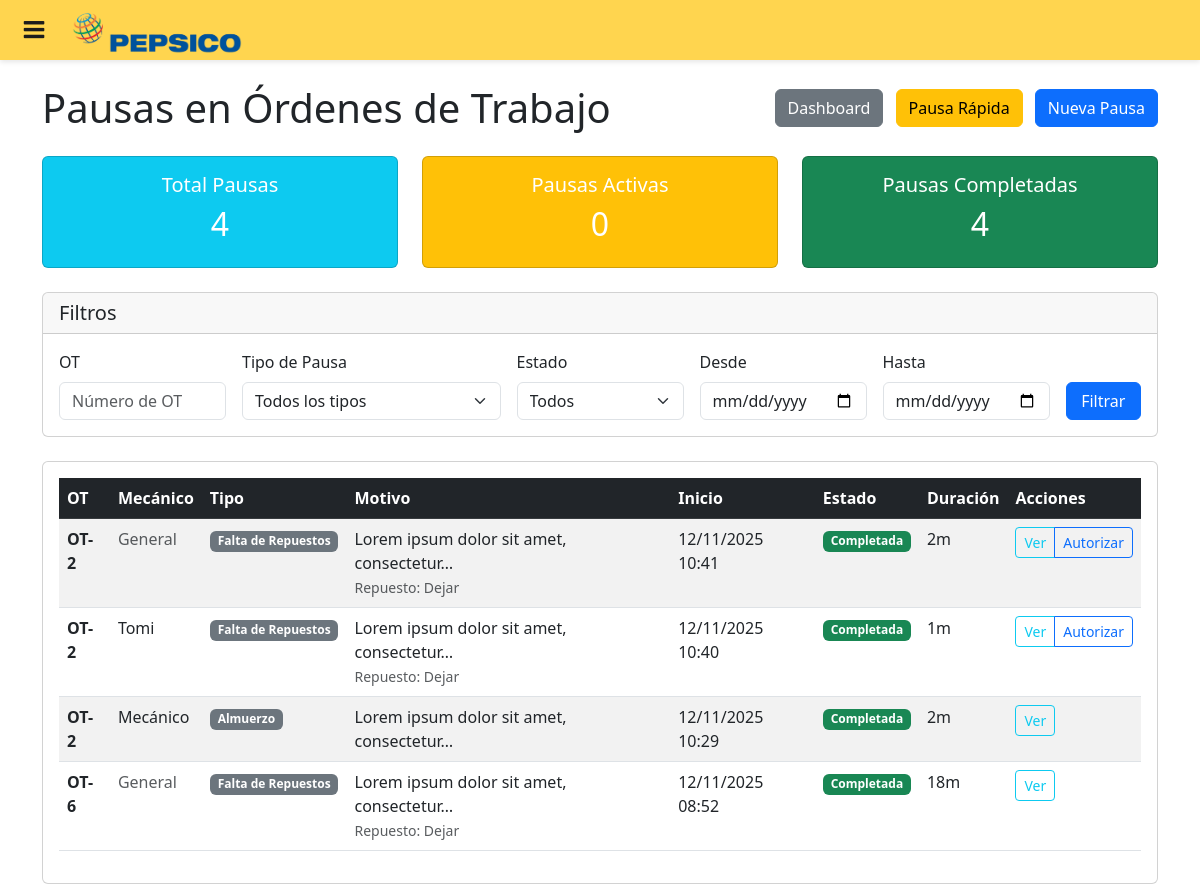
/pausas/ordenes/ (signed in), run on an earlier commit of the app's database.
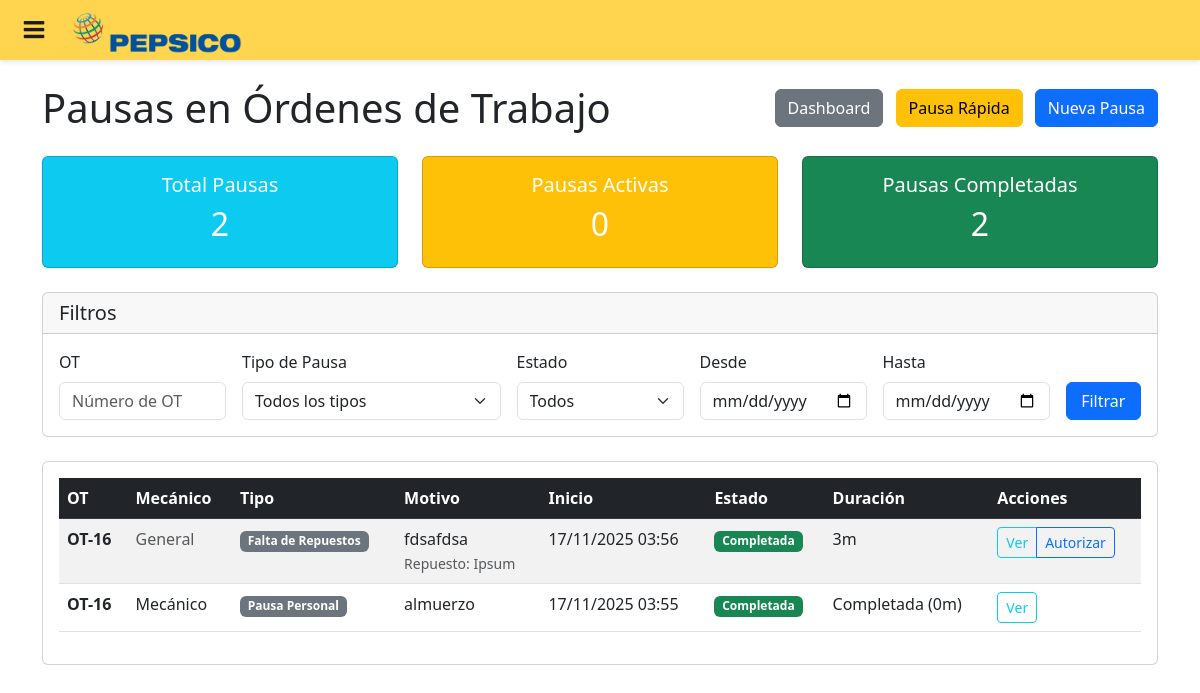
And on a later commit of the database.
### pausas/models.py (models this page shows, shortened)
class WorkOrderPause(models.Model):
    id_pause = models.AutoField(primary_key=True)
    work_order = models.ForeignKey(
        WorkOrder, on_delete=models.CASCADE, related_name='pauses'
    )
    mechanic_assignment = models.ForeignKey(
        WorkOrderMechanic, on_delete=models.CASCADE, null=True, blank=True,
        related_name='pauses'
    )
    pause_type = models.ForeignKey(
        PauseType, on_delete=models.CASCADE
    )
    reason = models.TextField()
    start_datetime = models.DateTimeField()
    end_datetime = models.DateTimeField(null=True, blank=True)
    duration_minutes = models.IntegerField(null=True, blank=True)  # Duración en minutos
    is_active = models.BooleanField(default=True)
    requires_authorization = models.BooleanField(default=False)
    is_personal_pause = models.BooleanField(default=False)  # Pausas registradas por mecánicos
    authorized_by = models.ForeignKey(
        FlotaUser, on_delete=models.SET_NULL, null=True, blank=True,
        related_name='authorized_pauses'
    )
    authorized_at = models.DateTimeField(null=True, blank=True)
    created_by = models.ForeignKey(
        FlotaUser, on_delete=models.SET_NULL, null=True, blank=True,
        related_name='created_pauses'
    )
    created_at = models.DateTimeField(auto_now_add=True)
    updated_at = models.DateTimeField(auto_now=True)
    affected_spare_part = models.ForeignKey(
        'documents.Repuesto', on_delete=models.SET_NULL, null=True, blank=True,
        related_name='stock_pauses'
    )
    required_quantity = models.IntegerField(null=True, blank=True)
    available_quantity = models.IntegerField(null=True, blank=True)
    def calculate_working_hours_duration(self):
        if not self.end_datetime or not self.start_datetime:
            return 0
        """
        start = self.start_datetime
        end = self.end_datetime

        # Horario laboral: 7:30 AM - 4:30 PM
        work_start = time(7, 30)
        work_end = time(16, 30)

        total_duration = 0

        # Si la pausa está dentro del mismo día
        if start.date() == end.date():
            # Ajustar start y end al horario laboral
            effective_start = max(start.time(), work_start) if start.time() >= work_start else work_start
            effective_end = min(end.time(), work_end) if end.time() <= work_end else work_end

            if effective_start < effective_end:
                duration = datetime.combine(start.date(), effective_end) - datetime.combine(start.date(), effective_start)
                total_duration = duration.total_seconds() / 60
        else:
            # Pausa que cruza días
            current_date = start.date()

            # Día de inicio
            if start.time() < work_end:
                effective_start = max(start.time(), work_start)
                effective_end = work_end
                if effective_start < effective_end:
                    duration = datetime.combine(current_date, effective_end) - datetime.combine(current_date, effective_start)
                    total_duration += duration.total_seconds() / 60

            # Días completos entre inicio y fin
            current_date += timedelta(days=1)
            while current_date < end.date():
                # Día completo de trabajo
                duration = datetime.combine(current_date, work_end) - datetime.combine(current_date, work_start)
                total_duration += duration.total_seconds() / 60
                current_date += timedelta(days=1)

            # Día de fin
            if end.time() > work_start:
                effective_start = work_start
                effective_end = min(end.time(), work_end)
                if effective_start < effective_end:
                    duration = datetime.combine(end.date(), effective_end) - datetime.combine(end.date(), effective_start)
                    total_duration += duration.total_seconds() / 60

        return int(total_duration)
        """
        duration = self.end_datetime - self.start_datetime
        return int(duration.total_seconds() / 60)
    @property
    def is_completed(self):
        return self.end_datetime is not None
    @property
    def duration_display(self):
        if self.end_datetime and self.start_datetime:
            duration_minutes = self.calculate_working_hours_duration()
            if duration_minutes > 0:
                hours = duration_minutes // 60
                minutes = duration_minutes % 60
                if hours > 0:
                    return f"{hours}h {minutes}m"
                else:
                    return f"{minutes}m"
            else:
                return "Completada (0m)"
        else:
            return "En curso"
    class Meta:
        db_table = 'WorkOrderPauses'
        verbose_name = 'Pausa de Orden de Trabajo'
        verbose_name_plural = 'Pausas de Órdenes de Trabajo'
        ordering = ['-start_datetime']

class PauseType(models.Model):
    id_pause_type = models.CharField(max_length=20, primary_key=True)
    name = models.CharField(max_length=50, unique=True)
    description = models.TextField(null=True, blank=True)
    requires_authorization = models.BooleanField(default=False)
    is_active = models.BooleanField(default=True)
    created_by = models.ForeignKey(FlotaUser, on_delete=models.SET_NULL, null=True, related_name='created_pause_types')
    created_at = models.DateTimeField(default=timezone.now)
    updated_by = models.ForeignKey(FlotaUser, on_delete=models.SET_NULL, null=True, related_name='updated_pause_types')
    updated_at = models.DateTimeField(auto_now=True)
    class Meta:
        db_table = 'PauseTypes'
        verbose_name = 'Tipo de Pausa'
        verbose_name_plural = 'Tipos de Pausa'

### documents/models.py (models this page shows, shortened)
class WorkOrder(models.Model):
    id_work_order = models.AutoField(primary_key=True)
    ingreso = models.ForeignKey(
        Ingreso, on_delete=models.CASCADE, db_column='ingreso_id', null=True, blank=True, related_name='work_orders')
    service_type = models.ForeignKey(
        ServiceType, on_delete=models.CASCADE, db_column='service_type_id', null=True, blank=True)
    status = models.ForeignKey(
        WorkOrderStatus, on_delete=models.CASCADE, db_column='status_id')
    created_datetime = models.DateTimeField(auto_now_add=True)
    work_started_at = models.DateTimeField(null=True, blank=True, help_text="Fecha y hora en que se inició el trabajo")
    estimated_completion = models.DateTimeField(null=True, blank=True)
    actual_completion = models.DateTimeField(null=True, blank=True)
    total_cost = models.DecimalField(max_digits=10, decimal_places=2, default=0)
    observations = models.TextField(null=True, blank=True)
    parts_issued = models.BooleanField(default=False, help_text="Indica si se han registrado las salidas de repuestos para esta OT")
    created_by = models.ForeignKey(
        FlotaUser, on_delete=models.SET_NULL, db_column='created_by_id', null=True, blank=True, related_name='created_work_orders')
    supervisor = models.ForeignKey(
        FlotaUser, on_delete=models.SET_NULL, db_column='supervisor_id', null=True, blank=True, related_name='supervised_work_orders')
    class Meta:
        db_table = 'WorkOrders'

class Repuesto(models.Model):
    id_repuesto = models.AutoField(primary_key=True)
    name = models.CharField(max_length=100)
    quantity = models.IntegerField()
    task = models.ForeignKey(
        Task, on_delete=models.SET_NULL, db_column='task_id', null=True, blank=True)
    delivery_datetime = models.DateTimeField()
    class Meta:
        db_table = 'Repuestos'

class WorkOrderMechanic(models.Model):
    id_assignment = models.AutoField(primary_key=True)
    work_order = models.ForeignKey(
        WorkOrder, on_delete=models.CASCADE, db_column='work_order_id', related_name='mechanic_assignments')
    mechanic = models.ForeignKey(
        FlotaUser, on_delete=models.CASCADE, db_column='mechanic_id', related_name='work_order_assignments')
    assigned_datetime = models.DateTimeField(auto_now_add=True)
    hours_worked = models.DecimalField(max_digits=5, decimal_places=2, default=0)
    is_active = models.BooleanField(default=True)
    class Meta:
        db_table = 'WorkOrderMechanics'

class FlotaUser(models.Model):
    id_user = models.AutoField(primary_key=True)
    user = models.OneToOneField(User, on_delete=models.CASCADE, related_name='flotauser')
    name = models.CharField(max_length=100)
    role = models.ForeignKey(
        Role, on_delete=models.CASCADE, db_column='role_id')
    patent = models.ForeignKey(
        Vehicle, on_delete=models.CASCADE, db_column='patent')
    status = models.ForeignKey(
        UserStatus, on_delete=models.CASCADE, db_column='status_id')
    observations = models.TextField()
    gpid = models.CharField(max_length=20)
    class Meta:
        db_table = 'FlotaUsers'

### pausas/views.py (the view)
# urls.py: path('ordenes/', views.work_order_pause_list, name='work_order_pause_list'),
@login_required
def work_order_pause_list(request):
    pauses = WorkOrderPause.objects.select_related(
        'work_order', 'mechanic_assignment__mechanic', 'pause_type',
        'created_by', 'affected_spare_part'
    ).filter(is_active=True).order_by('-start_datetime')
    work_order_filter = request.GET.get('work_order')
    pause_type_filter = request.GET.get('pause_type')
    status_filter = request.GET.get('status')  # active/completed
    date_from = request.GET.get('date_from')
    date_to = request.GET.get('date_to')
    if work_order_filter:
        pauses = pauses.filter(work_order__id_work_order=work_order_filter)
    if pause_type_filter:
        pauses = pauses.filter(pause_type__id_pause_type=pause_type_filter)
    if status_filter == 'active':
        pauses = pauses.filter(end_datetime__isnull=True)
    elif status_filter == 'completed':
        pauses = pauses.filter(end_datetime__isnull=False)
    if date_from:
        pauses = pauses.filter(start_datetime__date__gte=date_from)
    if date_to:
        pauses = pauses.filter(start_datetime__date__lte=date_to)
    total_pauses = pauses.count()
    active_pauses = pauses.filter(end_datetime__isnull=True).count()
    completed_pauses = pauses.filter(end_datetime__isnull=False).count()
    context = {
        'pauses': pauses,
        'total_pauses': total_pauses,
        'active_pauses': active_pauses,
        'completed_pauses': completed_pauses,
        'pause_types': PauseType.objects.filter(is_active=True),
    }
    return render(request, 'pausas/work_order_pause_list.html', context)

### pausas/templates/pausas/work_order_pause_list.html (shortened to what the changed rows need)
{% extends 'base.html' %}
{% load static %}
{% block content %}
<div class="container mt-4">
  <div class="row">
    <div class="col-12">
      <div class="d-flex justify-content-between align-items-center mb-4">
        <h1 class="mb-0">
           Pausas en Órdenes de Trabajo
        </h1>
      </div>
    </div>
  </div>
  <div class="row mb-4">
    <div class="col-md-4">
      <div class="card bg-info text-white">
        <div class="card-body text-center">
          <h5>Total Pausas</h5>
          <h2>{{ total_pauses }}</h2>
        </div>
      </div>
    </div>
    <div class="col-md-4">
      <div class="card bg-warning text-white">
        <div class="card-body text-center">
          <h2>{{ active_pauses }}</h2>
        </div>
      </div>
    </div>
    <div class="col-md-4">
      <div class="card bg-success text-white">
        <div class="card-body text-center">
          <h5>Pausas Completadas</h5>
          <h2>{{ completed_pauses }}</h2>
        </div>
      </div>
    </div>
  </div>
  <div class="row">
    <div class="col-12">
      <div class="card">
        <div class="card-body">
          {% if pauses %}
          <div class="table-responsive">
            <table class="table table-striped table-hover">
              <thead class="table-dark">
                <tr>
                  <th>OT</th>
                  <th>Mecánico</th>
                  <th>Tipo</th>
                  <th>Motivo</th>
                  <th>Inicio</th>
                  <th>Estado</th>
                  <th>Duración</th>
                  <th>Acciones</th>
                </tr>
              </thead>
              <tbody>
                {% for pause in pauses %}
                <tr class="{% if not pause.is_completed %}table-warning{% endif %}">
                  <td>
                    <strong>OT-{{ pause.work_order.id_work_order }}</strong>
                  </td>
                  <td>
                    {% if pause.mechanic_assignment %}
                      {{ pause.mechanic_assignment.mechanic.name }}
                    {% else %}
                      <span class="text-muted">General</span>
                    {% endif %}
                  </td>
                  <td>
                    <span class="badge bg-secondary">{{ pause.pause_type.name }}</span>
                  </td>
                  <td>
                    {{ pause.reason|truncatechars:40 }}
                    {% if pause.affected_spare_part %}
                    <br><small class="text-muted">Repuesto: {{ pause.affected_spare_part.name }}</small>
                    {% endif %}
                  </td>
                  <td>{{ pause.start_datetime|date:"d/m/Y H:i" }}</td>
                  <td>
                    {% if pause.is_completed %}
                      <span class="badge bg-success">
                         Completada
                      </span>
                    {% else %}
                      <span class="badge bg-warning">
                        <i class="fas fa-play"></i> Activa
                      </span>
                    {% endif %}
                  </td>
                  <td>
                    {% if pause.is_completed %}
                      {{ pause.duration_display }}
                    {% else %}
                      <span class="text-warning">{{ pause.start_datetime|timesince }}</span>
                    {% endif %}
                  </td>
                  <td>
                    <div class="btn-group" role="group">
                      <a href="{% url 'pausas:work_order_pause_detail' pause.id_pause %}" class="btn btn-sm btn-outline-info" title="Ver detalle">
                         Ver
                      </a>
                      {% if pause.requires_authorization and not pause.authorized_by %}
                      <a href="{% url 'pausas:work_order_pause_authorize' pause.id_pause %}" class="btn btn-sm btn-outline-primary" title="Autorizar">
                         Autorizar
                      </a>
                      {% endif %}
                    </div>
                  </td>
                </tr>
                {% endfor %}
              </tbody>
            </table>
          </div>
          {% endif %}
        </div>
      </div>
    </div>
  </div>
</div>
{% endblock %}

What changed in the data, as far as the page shows it:
removed WorkOrderPause: work_order.id_work_order "2", shows "General", pause_type.name "Falta de Repuestos", reason "Lorem ipsum dolor sit amet, consectetur…", affected_spare_part.name "Dejar", start_datetime "12/11/2025 10:41", shows "Completada", duration_display "2m", requires_authorization "Autorizar"
removed WorkOrderPause: work_order.id_work_order "2", mechanic_assignment.mechanic.name "Tomi", pause_type.name "Falta de Repuestos", reason "Lorem ipsum dolor sit amet, consectetur…", affected_spare_part.name "Dejar", start_datetime "12/11/2025 10:40", shows "Completada", duration_display "1m", requires_authorization "Autorizar"
removed WorkOrderPause: work_order.id_work_order "2", mechanic_assignment.mechanic.name "Mecánico", pause_type.name "Almuerzo", reason "Lorem ipsum dolor sit amet, consectetur…", start_datetime "12/11/2025 10:29", shows "Completada", duration_display "2m"
removed WorkOrderPause: work_order.id_work_order "6", shows "General", pause_type.name "Falta de Repuestos", reason "Lorem ipsum dolor sit amet, consectetur…", affected_spare_part.name "Dejar", start_datetime "12/11/2025 08:52", shows "Completada", duration_display "18m"
added WorkOrderPause: work_order.id_work_order "16", shows "General", pause_type.name "Falta de Repuestos", reason "fdsafdsa", affected_spare_part.name "Ipsum", start_datetime "17/11/2025 03:56", shows "Completada", duration_display "3m", requires_authorization "Autorizar"
added WorkOrderPause: work_order.id_work_order "16", mechanic_assignment.mechanic.name "Mecánico", pause_type.name "Pausa Personal", reason "almuerzo", start_datetime "17/11/2025 03:55", shows "Completada", duration_display "Completada (0m)"
Also different on the page:
{{ total_pauses }}: "4" → "2"
{{ completed_pauses }}: "4" → "2"
